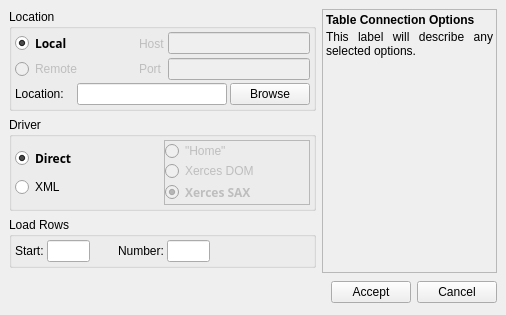
<ui version="4.0" >
 <class>Connection</class>
 <widget class="QWidget" name="Connection" >
  <property name="geometry" >
   <rect>
    <x>0</x>
    <y>0</y>
    <width>506</width>
    <height>315</height>
   </rect>
  </property>
  <property name="windowTitle" >
   <string>Table Connection</string>
  </property>
  <layout class="QGridLayout" >
   <property name="margin" >
    <number>9</number>
   </property>
   <property name="spacing" >
    <number>6</number>
   </property>
   <item row="2" column="0" >
    <widget class="QGroupBox" name="groupBox_3" >
     <property name="title" >
      <string>Load Rows</string>
     </property>
     <layout class="QGridLayout" >
      <property name="margin" >
       <number>3</number>
      </property>
      <property name="spacing" >
       <number>3</number>
      </property>
      <item row="0" column="4" >
       <widget class="QLineEdit" name="rowNum" >
        <property name="sizePolicy" >
         <sizepolicy>
          <hsizetype>4</hsizetype>
          <vsizetype>0</vsizetype>
          <horstretch>0</horstretch>
          <verstretch>0</verstretch>
         </sizepolicy>
        </property>
       </widget>
      </item>
      <item row="0" column="5" >
       <spacer>
        <property name="orientation" >
         <enum>Qt::Horizontal</enum>
        </property>
        <property name="sizeType" >
         <enum>QSizePolicy::Minimum</enum>
        </property>
        <property name="sizeHint" >
         <size>
          <width>100</width>
          <height>20</height>
         </size>
        </property>
       </spacer>
      </item>
      <item row="0" column="3" >
       <widget class="QLabel" name="label_6" >
        <property name="text" >
         <string>Number:</string>
        </property>
       </widget>
      </item>
      <item row="0" column="2" >
       <spacer>
        <property name="orientation" >
         <enum>Qt::Horizontal</enum>
        </property>
        <property name="sizeType" >
         <enum>QSizePolicy::Fixed</enum>
        </property>
        <property name="sizeHint" >
         <size>
          <width>25</width>
          <height>20</height>
         </size>
        </property>
       </spacer>
      </item>
      <item row="0" column="1" >
       <widget class="QLineEdit" name="rowStart" >
        <property name="sizePolicy" >
         <sizepolicy>
          <hsizetype>4</hsizetype>
          <vsizetype>0</vsizetype>
          <horstretch>0</horstretch>
          <verstretch>0</verstretch>
         </sizepolicy>
        </property>
       </widget>
      </item>
      <item row="0" column="0" >
       <widget class="QLabel" name="label_5" >
        <property name="text" >
         <string>Start:</string>
        </property>
       </widget>
      </item>
     </layout>
    </widget>
   </item>
   <item row="1" column="0" >
    <widget class="QGroupBox" name="groupBox_2" >
     <property name="title" >
      <string>Driver</string>
     </property>
     <layout class="QGridLayout" >
      <property name="margin" >
       <number>3</number>
      </property>
      <property name="spacing" >
       <number>3</number>
      </property>
      <item row="0" column="0" >
       <widget class="QFrame" name="frame_3" >
        <property name="frameShape" >
         <enum>QFrame::NoFrame</enum>
        </property>
        <property name="frameShadow" >
         <enum>QFrame::Plain</enum>
        </property>
        <layout class="QGridLayout" >
         <property name="margin" >
          <number>0</number>
         </property>
         <property name="spacing" >
          <number>0</number>
         </property>
         <item row="0" column="0" >
          <widget class="QRadioButton" name="driverDirect" >
           <property name="font" >
            <font>
             <family>Sans Serif</family>
             <pointsize>9</pointsize>
             <weight>75</weight>
             <italic>false</italic>
             <bold>true</bold>
             <underline>false</underline>
             <strikeout>false</strikeout>
            </font>
           </property>
           <property name="text" >
            <string>Direct</string>
           </property>
           <property name="checked" >
            <bool>true</bool>
           </property>
          </widget>
         </item>
         <item row="1" column="0" >
          <widget class="QRadioButton" name="driverXML" >
           <property name="text" >
            <string>XML</string>
           </property>
          </widget>
         </item>
        </layout>
       </widget>
      </item>
      <item row="0" column="1" >
       <widget class="QFrame" name="frame_2" >
        <property name="enabled" >
         <bool>false</bool>
        </property>
        <property name="frameShape" >
         <enum>QFrame::StyledPanel</enum>
        </property>
        <property name="frameShadow" >
         <enum>QFrame::Raised</enum>
        </property>
        <layout class="QGridLayout" >
         <property name="margin" >
          <number>0</number>
         </property>
         <property name="spacing" >
          <number>0</number>
         </property>
         <item row="2" column="0" >
          <widget class="QRadioButton" name="driverSax" >
           <property name="font" >
            <font>
             <family>Sans Serif</family>
             <pointsize>9</pointsize>
             <weight>75</weight>
             <italic>false</italic>
             <bold>true</bold>
             <underline>false</underline>
             <strikeout>false</strikeout>
            </font>
           </property>
           <property name="text" >
            <string>Xerces SAX</string>
           </property>
           <property name="checked" >
            <bool>true</bool>
           </property>
          </widget>
         </item>
         <item row="1" column="0" >
          <widget class="QRadioButton" name="driverDom" >
           <property name="text" >
            <string>Xerces DOM</string>
           </property>
          </widget>
         </item>
         <item row="0" column="0" >
          <widget class="QRadioButton" name="driverHome" >
           <property name="text" >
            <string>"Home"</string>
           </property>
          </widget>
         </item>
        </layout>
       </widget>
      </item>
     </layout>
    </widget>
   </item>
   <item row="0" column="0" >
    <widget class="QGroupBox" name="groupBox" >
     <property name="sizePolicy" >
      <sizepolicy>
       <hsizetype>5</hsizetype>
       <vsizetype>5</vsizetype>
       <horstretch>0</horstretch>
       <verstretch>0</verstretch>
      </sizepolicy>
     </property>
     <property name="title" >
      <string>Location</string>
     </property>
     <layout class="QGridLayout" >
      <property name="margin" >
       <number>3</number>
      </property>
      <property name="spacing" >
       <number>3</number>
      </property>
      <item row="2" column="1" colspan="3" >
       <widget class="QLineEdit" name="locEdit" >
        <property name="minimumSize" >
         <size>
          <width>150</width>
          <height>0</height>
         </size>
        </property>
       </widget>
      </item>
      <item row="2" column="4" >
       <widget class="QPushButton" name="locBrowse" >
        <property name="text" >
         <string>Browse</string>
        </property>
       </widget>
      </item>
      <item row="2" column="0" >
       <widget class="QLabel" name="label_4" >
        <property name="text" >
         <string>Location:</string>
        </property>
       </widget>
      </item>
      <item row="1" column="3" colspan="2" >
       <widget class="QLineEdit" name="locPort" >
        <property name="enabled" >
         <bool>false</bool>
        </property>
       </widget>
      </item>
      <item row="0" column="3" colspan="2" >
       <widget class="QLineEdit" name="locHost" >
        <property name="enabled" >
         <bool>false</bool>
        </property>
        <property name="sizePolicy" >
         <sizepolicy>
          <hsizetype>7</hsizetype>
          <vsizetype>0</vsizetype>
          <horstretch>0</horstretch>
          <verstretch>0</verstretch>
         </sizepolicy>
        </property>
        <property name="minimumSize" >
         <size>
          <width>100</width>
          <height>0</height>
         </size>
        </property>
       </widget>
      </item>
      <item row="1" column="2" >
       <widget class="QLabel" name="label_3" >
        <property name="enabled" >
         <bool>false</bool>
        </property>
        <property name="text" >
         <string>Port</string>
        </property>
       </widget>
      </item>
      <item row="0" column="2" >
       <widget class="QLabel" name="label_2" >
        <property name="enabled" >
         <bool>false</bool>
        </property>
        <property name="sizePolicy" >
         <sizepolicy>
          <hsizetype>4</hsizetype>
          <vsizetype>5</vsizetype>
          <horstretch>0</horstretch>
          <verstretch>0</verstretch>
         </sizepolicy>
        </property>
        <property name="text" >
         <string>Host</string>
        </property>
       </widget>
      </item>
      <item row="0" column="0" colspan="2" >
       <widget class="QRadioButton" name="locLocal" >
        <property name="font" >
         <font>
          <family>Sans Serif</family>
          <pointsize>9</pointsize>
          <weight>75</weight>
          <italic>false</italic>
          <bold>true</bold>
          <underline>false</underline>
          <strikeout>false</strikeout>
         </font>
        </property>
        <property name="text" >
         <string>Local</string>
        </property>
        <property name="checked" >
         <bool>true</bool>
        </property>
       </widget>
      </item>
      <item row="1" column="0" colspan="2" >
       <widget class="QRadioButton" name="locRemote" >
        <property name="enabled" >
         <bool>false</bool>
        </property>
        <property name="text" >
         <string>Remote</string>
        </property>
       </widget>
      </item>
     </layout>
    </widget>
   </item>
   <item row="4" column="0" colspan="2" >
    <layout class="QHBoxLayout" >
     <property name="margin" >
      <number>0</number>
     </property>
     <property name="spacing" >
      <number>6</number>
     </property>
     <item>
      <spacer>
       <property name="orientation" >
        <enum>Qt::Horizontal</enum>
       </property>
       <property name="sizeHint" >
        <size>
         <width>281</width>
         <height>27</height>
        </size>
       </property>
      </spacer>
     </item>
     <item>
      <widget class="QPushButton" name="acceptButton" >
       <property name="text" >
        <string>Accept</string>
       </property>
      </widget>
     </item>
     <item>
      <widget class="QPushButton" name="cancelButton" >
       <property name="text" >
        <string>Cancel</string>
       </property>
      </widget>
     </item>
    </layout>
   </item>
   <item rowspan="4" row="0" column="1" >
    <widget class="QFrame" name="frame" >
     <property name="sizePolicy" >
      <sizepolicy>
       <hsizetype>1</hsizetype>
       <vsizetype>5</vsizetype>
       <horstretch>0</horstretch>
       <verstretch>0</verstretch>
      </sizepolicy>
     </property>
     <property name="minimumSize" >
      <size>
       <width>175</width>
       <height>16</height>
      </size>
     </property>
     <property name="frameShape" >
      <enum>QFrame::StyledPanel</enum>
     </property>
     <property name="frameShadow" >
      <enum>QFrame::Raised</enum>
     </property>
     <layout class="QGridLayout" >
      <property name="margin" >
       <number>3</number>
      </property>
      <property name="spacing" >
       <number>3</number>
      </property>
      <item row="1" column="0" >
       <widget class="QLabel" name="label" >
        <property name="sizePolicy" >
         <sizepolicy>
          <hsizetype>1</hsizetype>
          <vsizetype>5</vsizetype>
          <horstretch>0</horstretch>
          <verstretch>0</verstretch>
         </sizepolicy>
        </property>
        <property name="text" >
         <string>This label will describe any selected options.</string>
        </property>
        <property name="scaledContents" >
         <bool>false</bool>
        </property>
        <property name="alignment" >
         <set>Qt::AlignJustify|Qt::AlignTop</set>
        </property>
        <property name="wordWrap" >
         <bool>true</bool>
        </property>
       </widget>
      </item>
      <item row="0" column="0" >
       <widget class="QLabel" name="titleLabel" >
        <property name="sizePolicy" >
         <sizepolicy>
          <hsizetype>1</hsizetype>
          <vsizetype>4</vsizetype>
          <horstretch>0</horstretch>
          <verstretch>0</verstretch>
         </sizepolicy>
        </property>
        <property name="text" >
         <string>&lt;b>Table Connection Options&lt;/b></string>
        </property>
       </widget>
      </item>
     </layout>
    </widget>
   </item>
   <item row="3" column="0" >
    <spacer>
     <property name="orientation" >
      <enum>Qt::Vertical</enum>
     </property>
     <property name="sizeHint" >
      <size>
       <width>307</width>
       <height>16</height>
      </size>
     </property>
    </spacer>
   </item>
  </layout>
 </widget>
 <tabstops>
  <tabstop>locLocal</tabstop>
  <tabstop>locRemote</tabstop>
  <tabstop>locHost</tabstop>
  <tabstop>locPort</tabstop>
  <tabstop>locEdit</tabstop>
  <tabstop>locBrowse</tabstop>
  <tabstop>driverDirect</tabstop>
  <tabstop>driverXML</tabstop>
  <tabstop>driverHome</tabstop>
  <tabstop>driverDom</tabstop>
  <tabstop>driverSax</tabstop>
  <tabstop>rowStart</tabstop>
  <tabstop>rowNum</tabstop>
  <tabstop>acceptButton</tabstop>
  <tabstop>cancelButton</tabstop>
 </tabstops>
 <resources/>
 <connections>
  <connection>
   <sender>locRemote</sender>
   <signal>toggled(bool)</signal>
   <receiver>label_2</receiver>
   <slot>setEnabled(bool)</slot>
   <hints>
    <hint type="sourcelabel" >
     <x>42</x>
     <y>71</y>
    </hint>
    <hint type="destinationlabel" >
     <x>152</x>
     <y>47</y>
    </hint>
   </hints>
  </connection>
  <connection>
   <sender>locRemote</sender>
   <signal>toggled(bool)</signal>
   <receiver>label_3</receiver>
   <slot>setEnabled(bool)</slot>
   <hints>
    <hint type="sourcelabel" >
     <x>71</x>
     <y>63</y>
    </hint>
    <hint type="destinationlabel" >
     <x>152</x>
     <y>72</y>
    </hint>
   </hints>
  </connection>
  <connection>
   <sender>locRemote</sender>
   <signal>toggled(bool)</signal>
   <receiver>locPort</receiver>
   <slot>setEnabled(bool)</slot>
   <hints>
    <hint type="sourcelabel" >
     <x>48</x>
     <y>72</y>
    </hint>
    <hint type="destinationlabel" >
     <x>174</x>
     <y>72</y>
    </hint>
   </hints>
  </connection>
  <connection>
   <sender>driverXML</sender>
   <signal>toggled(bool)</signal>
   <receiver>frame_2</receiver>
   <slot>setEnabled(bool)</slot>
   <hints>
    <hint type="sourcelabel" >
     <x>57</x>
     <y>183</y>
    </hint>
    <hint type="destinationlabel" >
     <x>268</x>
     <y>174</y>
    </hint>
   </hints>
  </connection>
  <connection>
   <sender>locRemote</sender>
   <signal>toggled(bool)</signal>
   <receiver>locHost</receiver>
   <slot>setEnabled(bool)</slot>
   <hints>
    <hint type="sourcelabel" >
     <x>74</x>
     <y>72</y>
    </hint>
    <hint type="destinationlabel" >
     <x>196</x>
     <y>47</y>
    </hint>
   </hints>
  </connection>
  <connection>
   <sender>locRemote</sender>
   <signal>toggled(bool)</signal>
   <receiver>driverXML</receiver>
   <slot>setChecked(bool)</slot>
   <hints>
    <hint type="sourcelabel" >
     <x>47</x>
     <y>71</y>
    </hint>
    <hint type="destinationlabel" >
     <x>74</x>
     <y>183</y>
    </hint>
   </hints>
  </connection>
  <connection>
   <sender>locRemote</sender>
   <signal>toggled(bool)</signal>
   <receiver>driverDirect</receiver>
   <slot>setDisabled(bool)</slot>
   <hints>
    <hint type="sourcelabel" >
     <x>47</x>
     <y>71</y>
    </hint>
    <hint type="destinationlabel" >
     <x>74</x>
     <y>155</y>
    </hint>
   </hints>
  </connection>
  <connection>
   <sender>cancelButton</sender>
   <signal>clicked()</signal>
   <receiver>Connection</receiver>
   <slot>close()</slot>
   <hints>
    <hint type="sourcelabel" >
     <x>495</x>
     <y>304</y>
    </hint>
    <hint type="destinationlabel" >
     <x>490</x>
     <y>201</y>
    </hint>
   </hints>
  </connection>
  <connection>
   <sender>locLocal</sender>
   <signal>toggled(bool)</signal>
   <receiver>driverDirect</receiver>
   <slot>setChecked(bool)</slot>
   <hints>
    <hint type="sourcelabel" >
     <x>42</x>
     <y>38</y>
    </hint>
    <hint type="destinationlabel" >
     <x>66</x>
     <y>172</y>
    </hint>
   </hints>
  </connection>
 </connections>
</ui>
